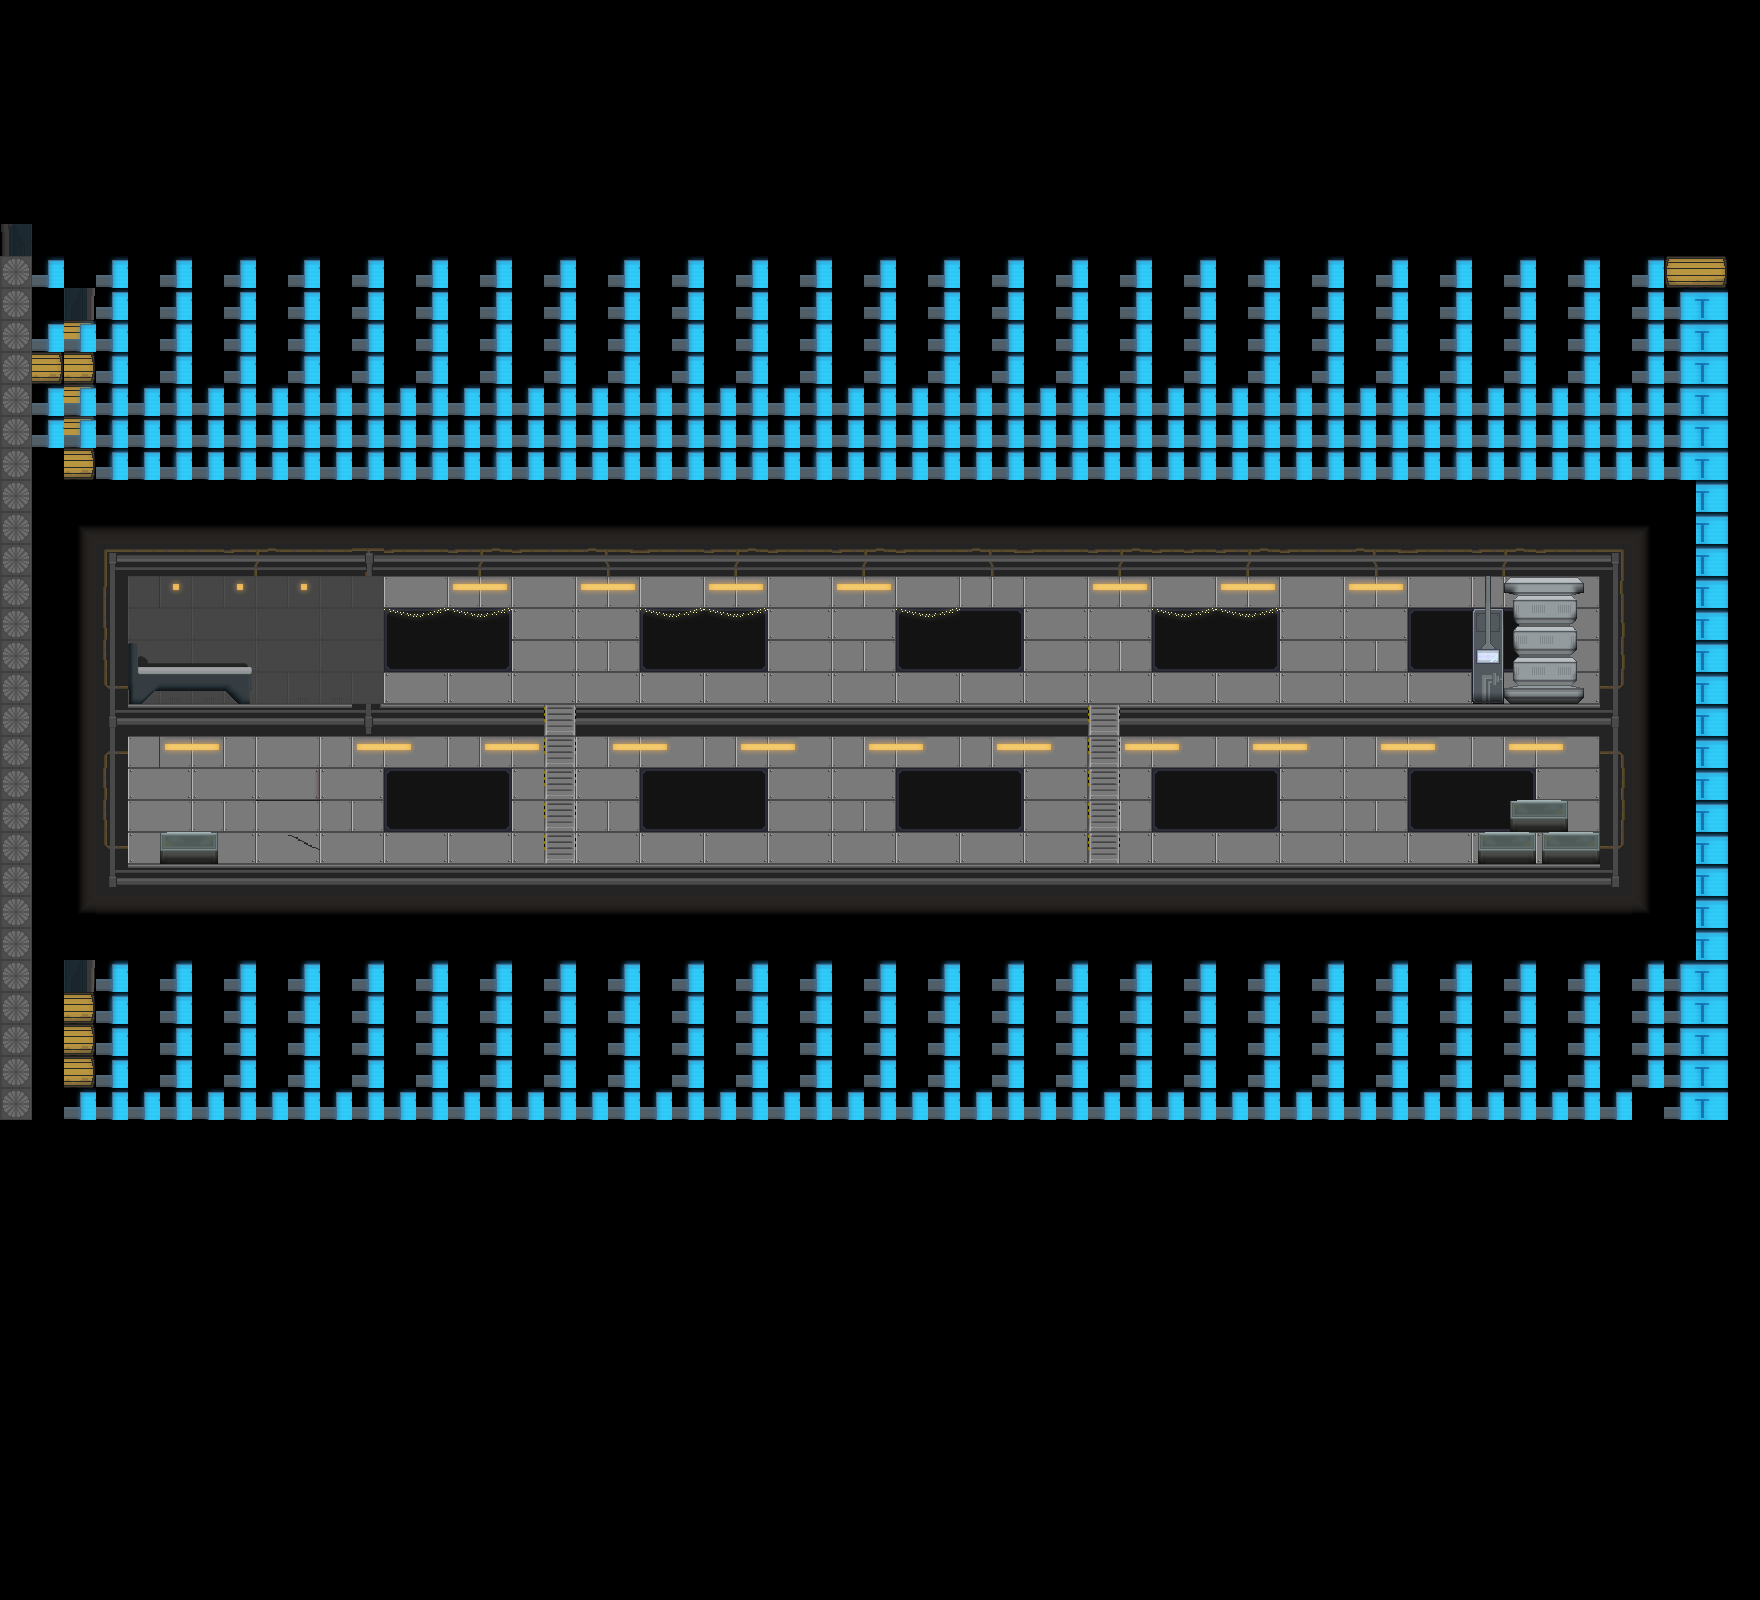

This is a level from a 2D game, rendered from its Tiled map with the project's own tilesets. A one-line summary and the map file follow, with tile-layer data summarised:
An orthogonal 55x50 tile map with 32x32 px tiles, 3 tile layers (SRBackground, ColonyObjects, SRObjects), 3 tilesets and 38 objects (7x Platform, 6x TriggerTiles, 5x Object, 4x Terminal, 2x ObeySign, ...).

<map version="1.0" tiledversion="1.1.5" orientation="orthogonal" renderorder="right-down" width="55" height="50" tilewidth="32" tileheight="32" infinite="0" nextobjectid="90">
 <tileset firstgid="1" source="ShipRooms.tsx" />
 <tileset firstgid="1765" source="asteroidColonyTileset.tsx" />
 <tileset firstgid="2390" source="barTileset.tsx" />
 <layer name="SRBackground" width="55" height="50">
  <properties>
   <property name="tileset" value="ShipRoomTiles" />
  </properties>
  <data>[2750 cells, 528 non-empty, 51 distinct tile ids]</data>
 </layer>
 <layer name="ColonyObjects" width="55" height="50">
  <properties>
   <property name="tileset" value="asteroidColonyTileset" />
  </properties>
  <data>[2750 cells, 991 non-empty, 20 distinct tile ids]</data>
 </layer>
 <layer name="SRObjects" width="55" height="50">
  <properties>
   <property name="tileset" value="ShipRoomTiles" />
  </properties>
  <data>[2750 cells, 755 non-empty, 45 distinct tile ids]</data>
 </layer>
 <objectgroup name="Objects">
  <object id="1" type="Platform" x="32" y="864" width="1664" height="128" />
  <object id="2" type="Platform" x="64" y="544" width="64" height="352" />
  <object id="4" type="Platform" x="1600" y="544" width="64" height="352" />
  <object id="6" name="Player_Spawn1" type="Object" x="256" y="768" width="64" height="96">
   <properties>
    <property name="Action" value="DrinkingLeft" />
   </properties>
  </object>
  <object id="7" type="Planter1" gid="380" x="96" y="32" width="32" height="32" visible="0">
   <properties>
    <property name="height" type="int" value="32" />
    <property name="isOnGround" type="bool" value="true" />
    <property name="width" type="int" value="32" />
    <property name="x" type="int" value="0" />
    <property name="y" type="int" value="0" />
   </properties>
  </object>
  <object id="8" type="ObeySign" gid="470" x="96" y="32" width="32" height="32" visible="0">
   <properties>
    <property name="height" type="int" value="32" />
    <property name="isOnGround" type="bool" value="false" />
    <property name="width" type="int" value="64" />
    <property name="x" type="int" value="0" />
    <property name="y" type="int" value="0" />
   </properties>
  </object>
  <object id="9" type="ObeySign" gid="471" x="128" y="32" width="32" height="32" visible="0">
   <properties>
    <property name="height" type="int" value="32" />
    <property name="isOnGround" type="bool" value="false" />
    <property name="width" type="int" value="64" />
    <property name="x" type="int" value="1" />
    <property name="y" type="int" value="0" />
   </properties>
  </object>
  <object id="10" name="BuildArea" type="Object" x="128" y="576" width="1472" height="288" />
  <object id="11" name="BuildFloor1" type="Object" x="96" y="864" width="1536" height="32" />
  <object id="12" name="Load_asteroidColony3" type="Object" x="256" y="736" width="64" height="128" />
  <object id="13" type="Platform" x="32" y="512" width="1664" height="64" />
  <object id="18" type="StarsSign" gid="506" x="0" y="32" width="32" height="32" visible="0">
   <properties>
    <property name="height" type="int" value="32" />
    <property name="isOnGround" type="bool" value="false" />
    <property name="width" type="int" value="64" />
    <property name="x" type="int" value="0" />
    <property name="y" type="int" value="0" />
   </properties>
  </object>
  <object id="19" type="StarsSign" gid="507" x="32" y="32" width="32" height="32" visible="0">
   <properties>
    <property name="height" type="int" value="32" />
    <property name="isOnGround" type="bool" value="false" />
    <property name="width" type="int" value="64" />
    <property name="x" type="int" value="1" />
    <property name="y" type="int" value="0" />
   </properties>
  </object>
  <object id="21" type="Crate" gid="520" x="0" y="32" width="32" height="32" visible="0">
   <properties>
    <property name="height" type="int" value="32" />
    <property name="isOnGround" type="bool" value="true" />
    <property name="width" type="int" value="64" />
    <property name="x" type="int" value="0" />
    <property name="y" type="int" value="0" />
   </properties>
  </object>
  <object id="22" type="Crate" gid="521" x="32" y="32" width="32" height="32" visible="0">
   <properties>
    <property name="height" type="int" value="32" />
    <property name="isOnGround" type="bool" value="true" />
    <property name="width" type="int" value="64" />
    <property name="x" type="int" value="1" />
    <property name="y" type="int" value="0" />
   </properties>
  </object>
  <object id="23" type="Terminal" gid="298" x="0" y="32" width="32" height="32" visible="0">
   <properties>
    <property name="height" type="int" value="64" />
    <property name="isOnGround" type="bool" value="true" />
    <property name="width" type="int" value="64" />
    <property name="x" type="int" value="0" />
    <property name="y" type="int" value="0" />
   </properties>
  </object>
  <object id="24" type="Terminal" gid="299" x="32" y="32" width="32" height="32" visible="0">
   <properties>
    <property name="height" type="int" value="64" />
    <property name="isOnGround" type="bool" value="true" />
    <property name="width" type="int" value="64" />
    <property name="x" type="int" value="1" />
    <property name="y" type="int" value="0" />
   </properties>
  </object>
  <object id="25" type="Terminal" gid="340" x="0" y="64" width="32" height="32" visible="0">
   <properties>
    <property name="height" type="int" value="64" />
    <property name="isOnGround" type="bool" value="true" />
    <property name="width" type="int" value="64" />
    <property name="x" type="int" value="0" />
    <property name="y" type="int" value="1" />
   </properties>
  </object>
  <object id="26" type="Terminal" gid="341" x="32" y="64" width="32" height="32" visible="0">
   <properties>
    <property name="height" type="int" value="64" />
    <property name="isOnGround" type="bool" value="true" />
    <property name="width" type="int" value="64" />
    <property name="x" type="int" value="1" />
    <property name="y" type="int" value="1" />
   </properties>
  </object>
  <object id="27" type="Planter2" gid="379" x="0" y="32" width="32" height="32" visible="0">
   <properties>
    <property name="height" type="int" value="32" />
    <property name="isOnGround" type="bool" value="true" />
    <property name="width" type="int" value="32" />
    <property name="x" type="int" value="0" />
    <property name="y" type="int" value="0" />
   </properties>
  </object>
  <object id="28" type="Planter3" gid="381" x="0" y="32" width="32" height="32" visible="0">
   <properties>
    <property name="height" type="int" value="32" />
    <property name="isOnGround" type="bool" value="true" />
    <property name="width" type="int" value="32" />
    <property name="x" type="int" value="0" />
    <property name="y" type="int" value="0" />
   </properties>
  </object>
  <object id="48" type="OrangeLight" gid="259" x="0" y="32" width="32" height="32" visible="0">
   <properties>
    <property name="height" type="int" value="32" />
    <property name="isOnGround" type="bool" value="false" />
    <property name="width" type="int" value="64" />
    <property name="x" type="int" value="0" />
    <property name="y" type="int" value="0" />
   </properties>
  </object>
  <object id="49" type="OrangeLight" gid="260" x="32" y="32" width="32" height="32" visible="0">
   <properties>
    <property name="height" type="int" value="32" />
    <property name="isOnGround" type="bool" value="false" />
    <property name="width" type="int" value="64" />
    <property name="x" type="int" value="1" />
    <property name="y" type="int" value="0" />
   </properties>
  </object>
  <object id="51" name="BuildFloor2" type="Object" x="128" y="704" width="1504" height="32" />
  </objectgroup>
</map>
<!-- 14 of 38 objects omitted -->